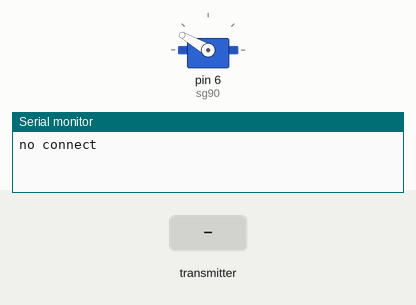
Recording of a sketch running on a simulated Arduino Uno, built with avr-gcc and run on an emulated ATmega328P. Shown: servo, the last lines printed to the serial monitor. The inputs (shaded band) are chosen by the test bench. No radio packets arrive unless stated.

Above: at 2.7 s.
2.8 s: the transmitter starts sending datas.0 = 0
At 4.2 s:
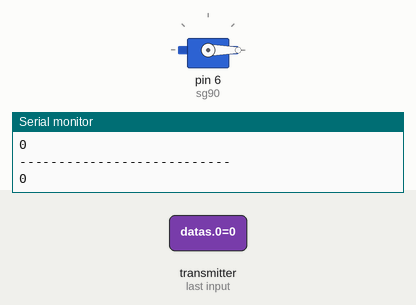
4.5 s: the transmitter starts sending datas.0 = 256
At 5.7 s:
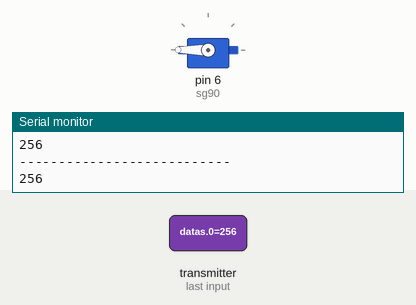
6.3 s: the transmitter starts sending datas.0 = 1023
At 7.1 s:
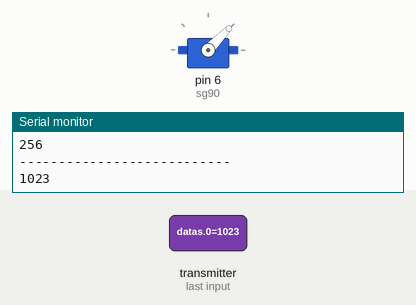
8.2 s: the transmitter starts sending datas.0 = 512
At 9.7 s:
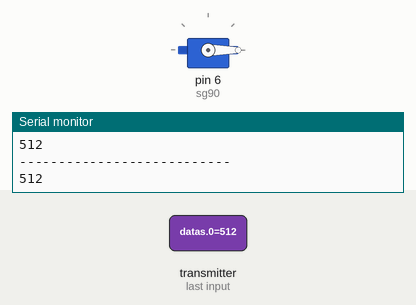
Timing chart, 0 to 11.1 s (numbered marks = the images above; inputs shaded):
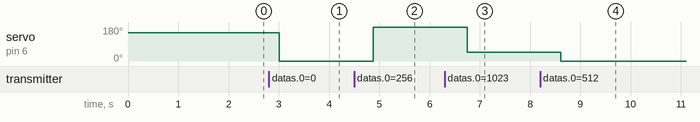

The sketch:

alici_v1.ino
```cpp
#include <SPI.h>
#include <nRF24L01.h>
#include <RF24.h>
#include <Servo.h>

#define CE_pin 10
#define CSN_pin 9

RF24 radio(CE_pin , CSN_pin);
//address through which two modules communicate.

const byte address[6] = "00001";
const byte boyut = 3;

int datas[boyut] ;


Servo sg90;


void setup()
{
  while (!Serial);
    Serial.begin(9600);

  radio.begin();
  //radio.setDataRate( RF24_250KBPS );
  //set the address
  radio.openReadingPipe(0, address);

  //Set module as receiver
  radio.startListening();
datas[0]=45;
  sg90.attach(6);    //Set servo pin at digital 5
  sg90.write(150);
  delay (1500);

}

void loop()
{
  //Read the data if available in buffer
radio.read( &datas , sizeof(datas));
/*
 Serial.println(datas[0]);
  Serial.println(datas[1]);
   Serial.println(datas[2]);
   */
   delay(500);
  if (radio.available()){
   radio.read( &datas , sizeof(datas));
    Serial.println("---------------------------");
    Serial.println(datas[0]);
    sg90.write(datas[0]);
    delay(121);
    }
   else{
  Serial.println("no connect");
  delay(500);
  }


                        //iyileştirme yap   düzelt
/*
    for (byte i = 0;  i < boyut; i++)
    {

        if(datap[i] != datas[i]){break;}
      datap[boyut] = radio.read( &datas , sizeof(datas));
        if(i==boyut){ i = 0 ;}
    }
*/


}
```

Measured:
- after the input at 2.8 s, servo on pin 6 (sg90): 150° → 0° after 0.21 s
- after the input at 4.5 s, servo on pin 6 (sg90): 0° → 180° after 0.38 s
- after the input at 6.3 s, servo on pin 6 (sg90): 180° → 46° after 0.44 s
- after the input at 8.2 s, servo on pin 6 (sg90): 46° → 0° after 0.41 s
